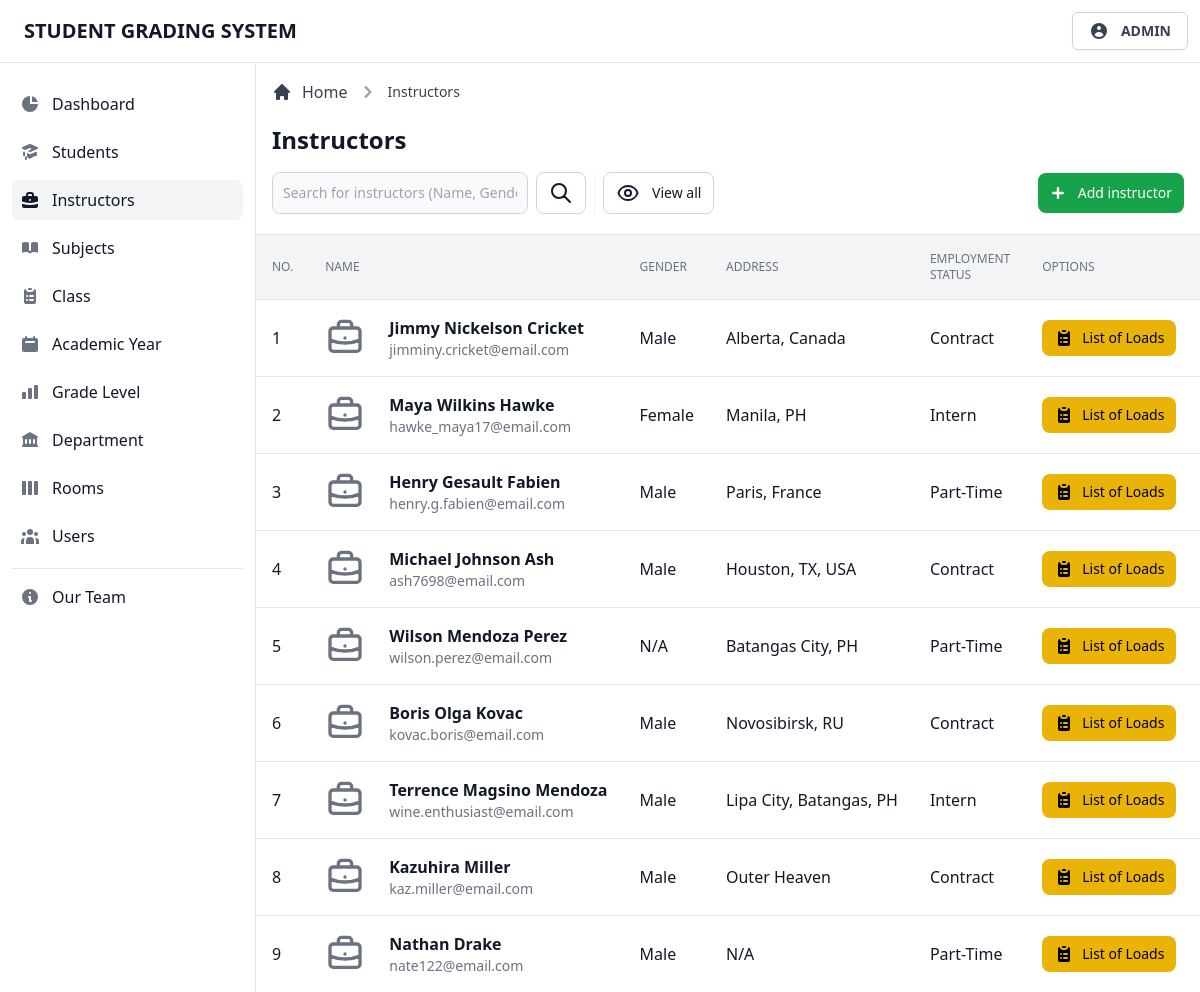
Page /admin/view/instructor.php (signed in) on the committed database.
### tables this page shows
CREATE TABLE `tblinstructor` (
  `inst_id` int(11) NOT NULL,
  `inst_code` int(11) NOT NULL,
  `inst_name` varchar(255) NOT NULL,
  `inst_address` varchar(255) NOT NULL,
  `inst_gender` varchar(255) NOT NULL,
  `inst_status` varchar(255) NOT NULL,
  `inst_email` varchar(255) NOT NULL,
  `inst_empstatus` varchar(255) NOT NULL
);

### admin/database/database.classes.php (called while the page is built)
<?php
class Dbh
{
  private $hostname = 'localhost';
  private $username = 'root';
  private $password = '';
  private $dbname = 'dbgradingsystem';
  public function connect()
  {
    try {
      $dbh = new PDO('mysql:host=' . $this->hostname . ';dbname=' . $this->dbname, $this->username, $this->password);
      return $dbh;
    } catch (PDOException $e) {
      print "Error!: " . $e->getMessage() . "<br>";
      die();
    }
  }
}

### admin/classes/display-data.classes.php (called while the page is built, shortened)
<?php
class DisplayInstructor extends Dbh
{
  protected function getData()
  {
    $sql = 'SELECT * FROM tblinstructor;';
    $stmt = $this->connect()->query($sql);
    $result = 0;
    while ($row = $stmt->fetchAll(PDO::FETCH_ASSOC)) {
      $result = $row;
    }
    return $result;
  }
}

### admin/controller/display-data.contr.php (called while the page is built, shortened)
<?php
class DisplayInstructorContr extends DisplayInstructor
{
  public function fetchData()
  {
    $result = $this->getData();
    return $result;
  }
}

### admin/page/instructor/instructor-table.php (the view, shortened to what this page needs)
<div class="flex flex-col min-w-full overflow-hidden overflow-x-auto align-middle shadow">
  <table class="min-w-full divide-y divide-gray-200 table-fixed">
    <thead class="bg-gray-100">
      <tr>
        <th scope="col" class="th">
          No.
        </th>
        <th scope="col" class="th">
          Name
        </th>
        <th scope="col" class="th">
          Gender
        </th>
        <th scope="col" class="th">
          Address
        </th>
        <th scope="col" class="th">
          Employment Status
        </th>
        <th scope="col" class="th">
          Options
        </th>
        <th scope="col" class="th">
        </th>
      </tr>
    </thead>
    <tbody class="bg-white divide-y divide-gray-200 ">
      <?php foreach ($result as $data) : ?>
        <tr class="hover:bg-gray-100 group">
          <td class="td">
            <div class="flex items-center">
              <?= $data['inst_id']; ?>
            </div>
          </td>
          <td class="td-title">
            <div class="text-sm font-normal text-gray-500">
              <div class="text-base font-semibold text-gray-900 capitalize">
                <?= $data['inst_name']; ?>
              </div>
              <div class="text-sm font-normal text-gray-500">
                <?= $data['inst_email']; ?>
              </div>
            </div>
          </td>
          <td class="td">
            <div class="flex items-center capitalize">
              <?= $data['inst_gender']; ?>
            </div>
          </td>
          <td class="td">
            <div class="flex items-center capitalize">
              <?= $data['inst_address']; ?>
            </div>
          </td>
          <td class="td">
            <div class="flex items-center capitalize">
              <?= $data['inst_empstatus']; ?>
            </div>
          </td>
          <td class="p-4 space-x-2 whitespace-nowrap">
            <a href="loads.php?code=<?= $data['inst_code']; ?>" class="btn-yellow">
              List of Loads
            </a>
          </td>
          <td class="p-4 space-x-2 text-right whitespace-nowrap">
          </td>
        </tr>
      <?php endforeach; ?>
    </tbody>
  </table>
</div>

### rows in the picture
tblinstructor: inst_id "1", inst_name "Jimmy Nickelson Cricket", inst_email "jimminy.cricket@email.com", inst_gender "Male", inst_address "Alberta, Canada", inst_empstatus "Contract"
tblinstructor: inst_id "2", inst_name "Maya Wilkins Hawke", inst_email "hawke_maya17@email.com", inst_gender "Female", inst_address "Manila, PH", inst_empstatus "Intern"
tblinstructor: inst_id "3", inst_name "Henry Gesault Fabien", inst_email "henry.g.fabien@email.com", inst_gender "Male", inst_address "Paris, France", inst_empstatus "Part-Time"
tblinstructor: inst_id "4", inst_name "Michael Johnson Ash", inst_email "ash7698@email.com", inst_gender "Male", inst_address "Houston, TX, USA", inst_empstatus "Contract"
tblinstructor: inst_id "5", inst_name "Wilson Mendoza Perez", inst_email "wilson.perez@email.com", inst_gender "N/A", inst_address "Batangas City, PH", inst_empstatus "Part-Time"
tblinstructor: inst_id "6", inst_name "Boris Olga Kovac", inst_email "kovac.boris@email.com", inst_gender "Male", inst_address "Novosibirsk, RU", inst_empstatus "Contract"
tblinstructor: inst_id "7", inst_name "Terrence Magsino Mendoza", inst_email "wine.enthusiast@email.com", inst_gender "Male", inst_address "Lipa City, Batangas, PH", inst_empstatus "Intern"
tblinstructor: inst_id "8", inst_name "Kazuhira Miller", inst_email "kaz.miller@email.com", inst_gender "Male", inst_address "Outer Heaven", inst_empstatus "Contract"
tblinstructor: inst_id "9", inst_name "Nathan Drake", inst_email "nate122@email.com", inst_gender "Male", inst_address "N/A", inst_empstatus "Part-Time"

### other values in the picture
$user "ADMIN"
$breadcrumb1 "Instructors"
$page "Instructors"
$btn "instructor"
